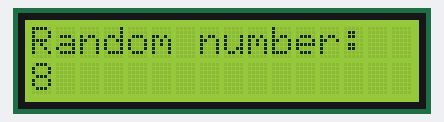
A sketch run on a simulated Arduino Uno, built with avr-gcc and run on an emulated ATmega328P. On the bench: 16×2 character LCD. Random numbers use the default seed unless the sketch sets one.

Above: at 0.1 s.
At 4.1 s:
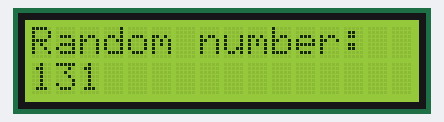
At 9.2 s:
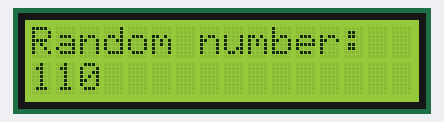
At 19.2 s:
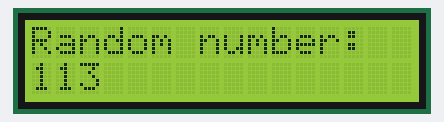
At 28.3 s:
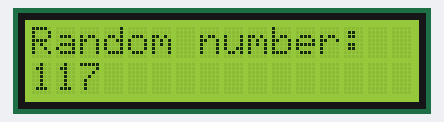
At 38.3 s:
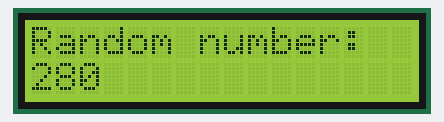

The sketch:

Program018random_number_generator.ino
```cpp
#include<LiquidCrystal.h>
int rs=7;
int en=8;
int d4=9;
int d5=10;
int d6=11;
int d7=12;
LiquidCrystal lcd (rs, en, d4, d5, d6, d7);
int random_number;

void setup() {
  // put your setup code here, to run once:
  lcd.begin(16,2);
}

void loop() {
  // put your main code here, to run repeatedly:
  lcd.clear();
  lcd.setCursor(0,0);
  random_number=(long)(random(1,301));
  lcd.print("Random number: ");
  lcd.setCursor(0,1);
  lcd.print(random_number);
  delay(1000);
}
```

Measured:
- what the display in image 1 shows lasts 1.0 s, from 4.1 s to 5.1 s
